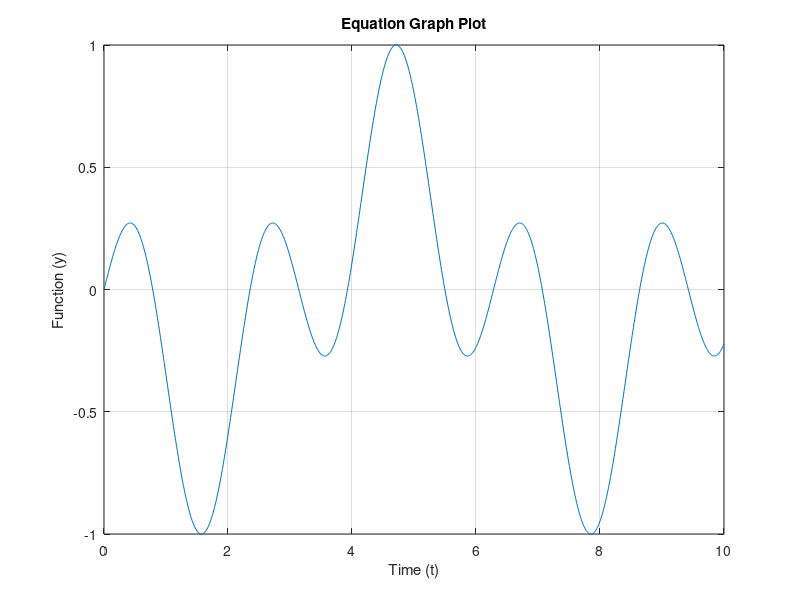

Write MATLAB code to recreate this figure.
% Define the parameters
a = 1; % Decay rate
b = 2; % Frequency

% Define the time vector
t = linspace(0, 10, 1000); % From 0 to 10 with 1000 points

% Compute the function
y = sin(a * t) .* cos(b * t);

% Plot the graph
figure;
plot(t, y);
xlabel('Time (t)');
ylabel('Function (y)');
title('Equation Graph Plot');
grid on;